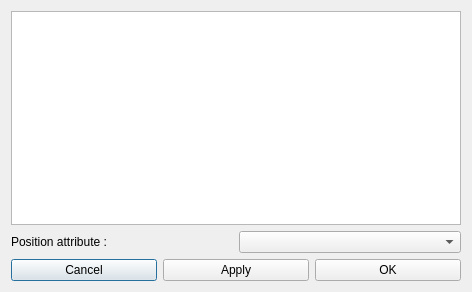
<?xml version="1.0" encoding="UTF-8"?>
<ui version="4.0">
<exportmacro>SCHNAPPS_PLUGIN_SURFACE_MODELISATION_API</exportmacro>
 <class>Decimation_Dialog</class>
 <widget class="QDialog" name="Decimation_Dialog">
  <property name="geometry">
   <rect>
    <x>0</x>
    <y>0</y>
    <width>472</width>
    <height>292</height>
   </rect>
  </property>
  <property name="windowTitle">
   <string>Compute Normal</string>
  </property>
  <layout class="QVBoxLayout" name="verticalLayout_2">
   <item>
    <widget class="QListWidget" name="list_maps"/>
   </item>
   <item>
    <layout class="QHBoxLayout" name="horizontalLayout_2">
     <item>
      <widget class="QLabel" name="label_2">
       <property name="text">
        <string>Position attribute :</string>
       </property>
      </widget>
     </item>
     <item>
      <widget class="QComboBox" name="combo_positionAttribute">
       <property name="sizePolicy">
        <sizepolicy hsizetype="Preferred" vsizetype="Fixed">
         <horstretch>0</horstretch>
         <verstretch>0</verstretch>
        </sizepolicy>
       </property>
      </widget>
     </item>
    </layout>
   </item>
   <item>
    <layout class="QHBoxLayout" name="horizontalLayout_3">
     <item>
      <widget class="QPushButton" name="button_cancel">
       <property name="text">
        <string>Cancel</string>
       </property>
      </widget>
     </item>
     <item>
      <widget class="QPushButton" name="button_apply">
       <property name="text">
        <string>Apply</string>
       </property>
      </widget>
     </item>
     <item>
      <widget class="QPushButton" name="button_ok">
       <property name="text">
        <string>OK</string>
       </property>
      </widget>
     </item>
    </layout>
   </item>
  </layout>
 </widget>
 <resources/>
 <connections>
  <connection>
   <sender>button_ok</sender>
   <signal>clicked()</signal>
   <receiver>Decimation_Dialog</receiver>
   <slot>accept()</slot>
   <hints>
    <hint type="sourcelabel">
     <x>232</x>
     <y>283</y>
    </hint>
    <hint type="destinationlabel">
     <x>140</x>
     <y>156</y>
    </hint>
   </hints>
  </connection>
  <connection>
   <sender>button_cancel</sender>
   <signal>clicked()</signal>
   <receiver>Decimation_Dialog</receiver>
   <slot>reject()</slot>
   <hints>
    <hint type="sourcelabel">
     <x>52</x>
     <y>283</y>
    </hint>
    <hint type="destinationlabel">
     <x>140</x>
     <y>156</y>
    </hint>
   </hints>
  </connection>
 </connections>
</ui>
